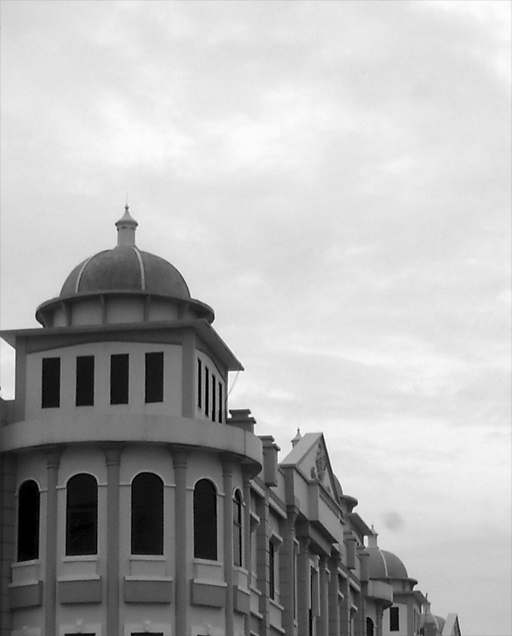
#> input picture gedung.tif, 512 x 636 px
$ jupyter execute 'Filter Rerata.ipynb'   (shell and % lines are left out)
#> lines starting #> are read from the running program, lines starting #| are printed output that depends on the picture
# Praktikum PCD 7 - Filter Rerata

[cell 1]
import matplotlib.pyplot as plt  # Mengimport modul matplotlib.pyplot dengan alias plt

from skimage import data  # Mengimport modul data dari paket skimage
from skimage.io import imread  # Mengimport fungsi imread dari modul io dalam paket skimage
from skimage.color import rgb2gray  # Mengimport fungsi rgb2gray dari modul color dalam paket skimage
import numpy as np  # Mengimport modul numpy dengan alias np

Load & Plot Input Image

[cell 2]
citra1 = imread(fname="gedung.tif")  # Membaca citra dengan nama file "gedung.tif" menggunakan fungsi imread dan menyimpannya ke variabel citra1
#> citra1 is the input picture: shape (636, 512); min 0, max 255, mean 177.6
citra2 = imread(fname="mobil.tif")  # Membaca citra dengan nama file "mobil.tif" menggunakan fungsi imread dan menyimpannya ke variabel citra2
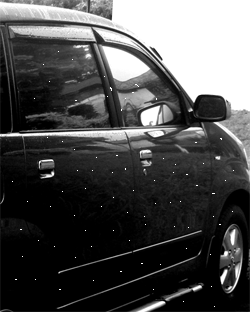
#> input picture mobil.tif, 250 x 312 px
#> citra2 is the input picture: shape (312, 250); min 0, max 255, mean 76.9

print('Shape citra 1 : ', citra1.shape)  # Menampilkan dimensi citra 1 dengan menggunakan atribut shape pada variabel citra1
#| Shape citra 1 :  (636, 512)
print('Shape citra 2 : ', citra2.shape)  # Menampilkan dimensi citra 2 dengan menggunakan atribut shape pada variabel citra2
#| Shape citra 2 :  (312, 250)

fig, axes = plt.subplots(1, 2, figsize=(10, 10))  # Membuat objek gambar dengan menggunakan subplots untuk menampilkan dua gambar secara horizontal, dengan ukuran gambar 10x10
ax = axes.ravel()  # Melakukan perataan (flattening) pada array objek sumbu

ax[0].imshow(citra1, cmap = 'gray')  # Menampilkan citra 1 pada sumbu ke-0 dengan menggunakan imshow dan menerapkan skema warna "gray"
ax[0].set_title("Citra 1")  # Mengatur judul sumbu ke-0 menjadi "Citra 1"

ax[1].imshow(citra2, cmap = 'gray')  # Menampilkan citra 2 pada sumbu ke-1 dengan menggunakan imshow dan menerapkan skema warna "gray"
ax[1].set_title("Citra 2")  # Mengatur judul sumbu ke-1 menjadi "Citra 2"
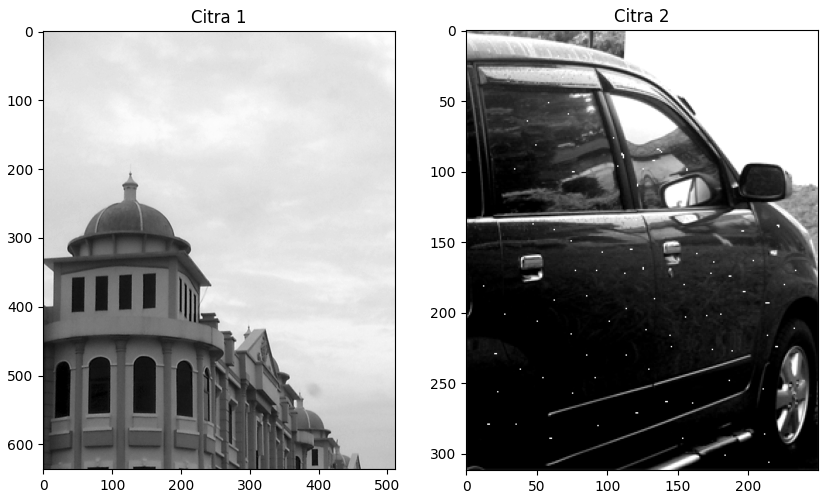
#> figure drawn by matplotlib, 2 panels

Code Asal Matlab

[cell 3]
#proses filter rerata untuk citra mobil
#F2 = double(inputMobil);
#for baris=2 : tinggiA-1
#    for kolom=2 : lebarA-1
#        jum = F2(baris-1, kolom-1)+ F2(baris-1, kolom) + F2(baris-1, kolom-1) + ...
#              F2(baris, kolom-1) + F2(baris, kolom) + F2(baris, kolom+1) + ...
#              F2(baris+1, kolom-1) + F2(baris+1, kolom) + F2(baris+1, kolom+1);
#         outputMobil(baris, kolom) = uint8(1/9 * jum);
#    end
#end

Menyiapkan variable output

[cell 4]
copyCitra1 = citra1.copy().astype(float)  # Membuat salinan citra1 dan mengubah tipe datanya menjadi float dengan menggunakan method copy dan astype(float)
copyCitra2 = citra2.copy().astype(float)  # Membuat salinan citra2 dan mengubah tipe datanya menjadi float dengan menggunakan method copy dan astype(float)

m1, n1 = copyCitra1.shape  # Menyimpan ukuran citra1 (jumlah baris dan kolom) ke dalam variabel m1 dan n1
#> m1 = 636; n1 = 512
output1 = np.empty([m1, n1])  # Membuat array kosong dengan ukuran m1 x n1 sebagai output1

m2, n2 = copyCitra2.shape  # Menyimpan ukuran citra2 (jumlah baris dan kolom) ke dalam variabel m2 dan n2
#> m2 = 312; n2 = 250
output2 = np.empty([m2, n2])  # Membuat array kosong dengan ukuran m2 x n2 sebagai output2

print('Shape copy citra 1 : ', copyCitra1.shape)  # Menampilkan dimensi copyCitra1 menggunakan atribut shape
#| Shape copy citra 1 :  (636, 512)
print('Shape output citra 1 : ', output1.shape)  # Menampilkan dimensi output1 menggunakan atribut shape
#| Shape output citra 1 :  (636, 512)

print('m1 : ', m1)  # Menampilkan nilai m1
#| m1 :  636
print('n1 : ', n1)  # Menampilkan nilai n1
#| n1 :  512
print()

print('Shape copy citra 2 : ', copyCitra2.shape)  # Menampilkan dimensi copyCitra2 menggunakan atribut shape
#| Shape copy citra 2 :  (312, 250)
print('Shape output citra 3 : ', output2.shape)  # Menampilkan dimensi output2 menggunakan atribut shape
#| Shape output citra 3 :  (312, 250)
print('m2 : ', m2)  # Menampilkan nilai m2
#| m2 :  312
print('n2 : ', n2)  # Menampilkan nilai n2
#| n2 :  250
print()

Proses Filter Rerata Pada Citra Input 1

[cell 5]
for baris in range(0, m1-1):  # Melakukan iterasi pada setiap baris citra1 kecuali baris terakhir.
    for kolom in range(0, n1-1):  # Melakukan iterasi pada setiap kolom citra1 kecuali kolom terakhir.
        a1 = baris  # Menginisialisasi variabel a1 dengan nilai baris saat ini.
        b1 = kolom  # Menginisialisasi variabel b1 dengan nilai kolom saat ini.
        jumlah = copyCitra1[a1-1, b1-1] + copyCitra1[a1-1, b1] + copyCitra1[a1-1, b1-1] + \
                 copyCitra1[a1, b1-1] + copyCitra1[a1, b1] + copyCitra1[a1, b1+1] + \
                 copyCitra1[a1+1, b1-1] + copyCitra1[a1+1, b1] + copyCitra1[a1+1, b1+1]  # Menghitung jumlah piksel di sekitar piksel saat ini.
        output1[a1, b1] = (1/9 * jumlah)  # Menghitung rata-rata dari jumlah piksel dan menetapkan nilainya pada output1[a1, b1].

Proses Filter Rerata Pada Citra Input 2

[cell 6]
for baris1 in range(0, m2-1):  # Melakukan iterasi pada setiap baris citra2 kecuali baris terakhir.
    for kolom1 in range(0, n2-1):  # Melakukan iterasi pada setiap kolom citra2 kecuali kolom terakhir.
        a1 = baris1  # Menginisialisasi variabel a1 dengan nilai baris1 saat ini.
        b1 = kolom1  # Menginisialisasi variabel b1 dengan nilai kolom1 saat ini.
        jumlah = copyCitra2[a1-1, b1-1] + copyCitra2[a1-1, b1] + copyCitra2[a1-1, b1-1] + \
                 copyCitra2[a1, b1-1] + copyCitra2[a1, b1] + copyCitra2[a1, b1+1] + \
                 copyCitra2[a1+1, b1-1] + copyCitra2[a1+1, b1] + copyCitra2[a1+1, b1+1]  # Menghitung jumlah piksel di sekitar piksel saat ini.
        output2[a1, b1] = (1/9 * jumlah)  # Menghitung rata-rata dari jumlah piksel dan menetapkan nilainya pada output2[a1, b1].
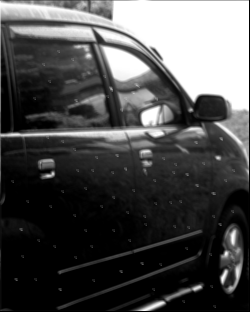
#> output2: shape (312, 250) float64; min 0, max 255, mean 76.2

Plot Citra Input dan Output Hasil dari Filter Rerata

[cell 7]
fig, axes = plt.subplots(2, 2, figsize=(10, 10))  # Membuat objek subplot dengan ukuran 2x2 dan ukuran gambar 10x10.
ax = axes.ravel()  # Meratakan objek subplot menjadi array 1 dimensi.

ax[0].imshow(citra1, cmap='gray')  # Menampilkan citra1 pada subplot indeks 0 dengan colormap 'gray'.
ax[0].set_title("Input Citra 1")  # Menetapkan judul subplot indeks 0 menjadi "Input Citra 1".

ax[1].imshow(citra2, cmap='gray')  # Menampilkan citra2 pada subplot indeks 1 dengan colormap 'gray'.
ax[1].set_title("Input Citra 1")  # Menetapkan judul subplot indeks 1 menjadi "Input Citra 1".

ax[2].imshow(output1, cmap='gray')  # Menampilkan output1 pada subplot indeks 2 dengan colormap 'gray'.
ax[2].set_title("Output Citra 1")  # Menetapkan judul subplot indeks 2 menjadi "Output Citra 1".

ax[3].imshow(output2, cmap='gray')  # Menampilkan output2 pada subplot indeks 3 dengan colormap 'gray'.
ax[3].set_title("Output Citra 2")  # Menetapkan judul subplot indeks 3 menjadi "Output Citra 2".
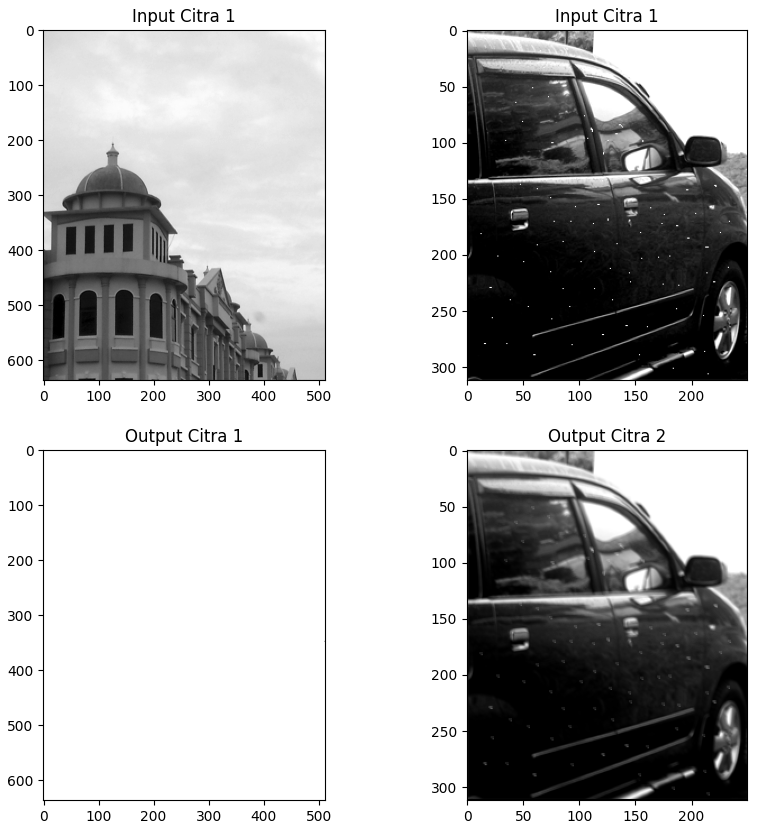
#> figure drawn by matplotlib, 4 panels
